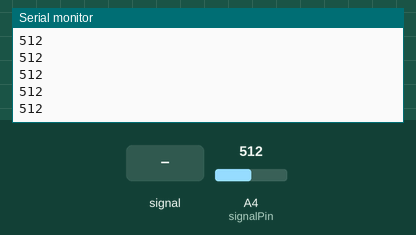
A sketch run on a simulated Arduino Uno, built with avr-gcc and run on an emulated ATmega328P. Shown: the last lines printed to the serial monitor. Inputs (shaded band) come from the test bench; at power-on: A4 (signalPin) = 512.

Above: at 1.2 s.
1.3 s: A4 (signalPin) fed a 200 Hz sine of ±81 counts around its level
At 2.0 s:
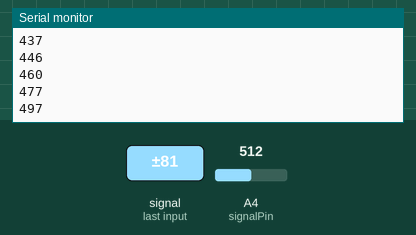
2.8 s: A4 (signalPin) set to 716
At 3.6 s:
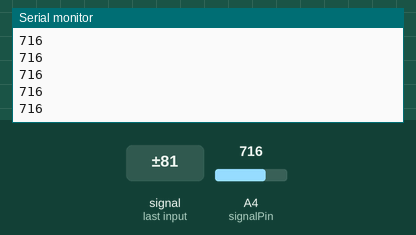
4.3 s: A4 (signalPin) fed a 1000 Hz sine of ±255 counts around its level
At 5.0 s:
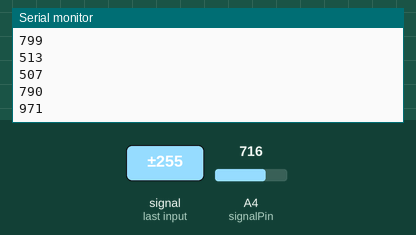
5.8 s: A4 (signalPin) set to 900
At 6.7 s:
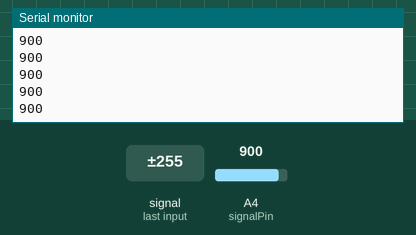
Timing chart, 0 to 8.3 s (numbered marks = the images above; inputs shaded):
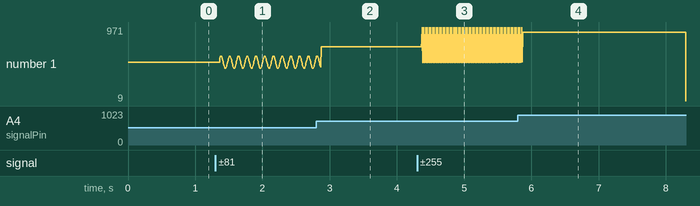

Measured:
- after the input at 1.3 s, the serial monitor: prints a new line after 0.07 s (image 1)
- after the input at 2.8 s, the serial monitor: prints a new line after 0.07 s (image 2)
- after the input at 4.3 s, the serial monitor: prints a new line after 0.07 s (image 3)
- after the input at 5.8 s, the serial monitor: prints a new line after 0.07 s (image 4)
- plotted number 1: 512 → 571 after the input at 1.3 s, 571 → 716 after the input at 2.8 s, 716 → 790 after the input at 4.3 s

The sketch:

photoresistor-read.ino
```cpp
// read photo resistor
#define signalPin 4

void setup(){
 Serial.begin(9600);
 pinMode(signalPin, INPUT);// Set pResistor - A0 pin as an input (optional)
}

void loop(){
  int value = analogRead(signalPin);
  Serial.println(value);
}
```
